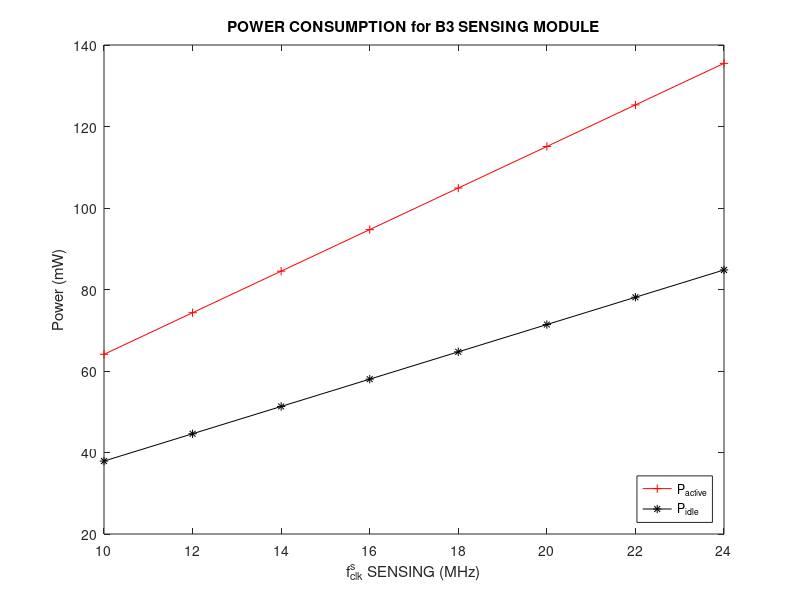

The MATLAB script that drew this image:
close all
clear all
clc

% measured data for B3 processor
f = [10000000    12000000    14000000    16000000    18000000    20000000    22000000    24000000];

% Pactive=c1*f+c2
Pa_c3=0;
Pa_c2=0;
Pa_c1=5.1e-6;
Pa_c0=13.1;
Pact = Pa_c3.*f.*f.*f + Pa_c2.*f.*f + Pa_c1.*f + Pa_c0;

% Pidle=a1*f+a2
Pi_c3=0;
Pi_c2=0;
Pi_c1=3.35e-6;
Pi_c0=4.4;
Pidle = Pi_c3.*f.*f.*f + Pi_c2.*f.*f + Pi_c1.*f + Pi_c0;

figure(3);
plot(f/1e6, Pact, 'r+-', f/1e6, Pidle, 'k*-');
legend('P_{active}', 'P_{idle}', 'Location','SouthEast'); xlabel('f_{clk}^{s} SENSING (MHz)'); ylabel('Power (mW)');
title('POWER CONSUMPTION for B3 SENSING MODULE');